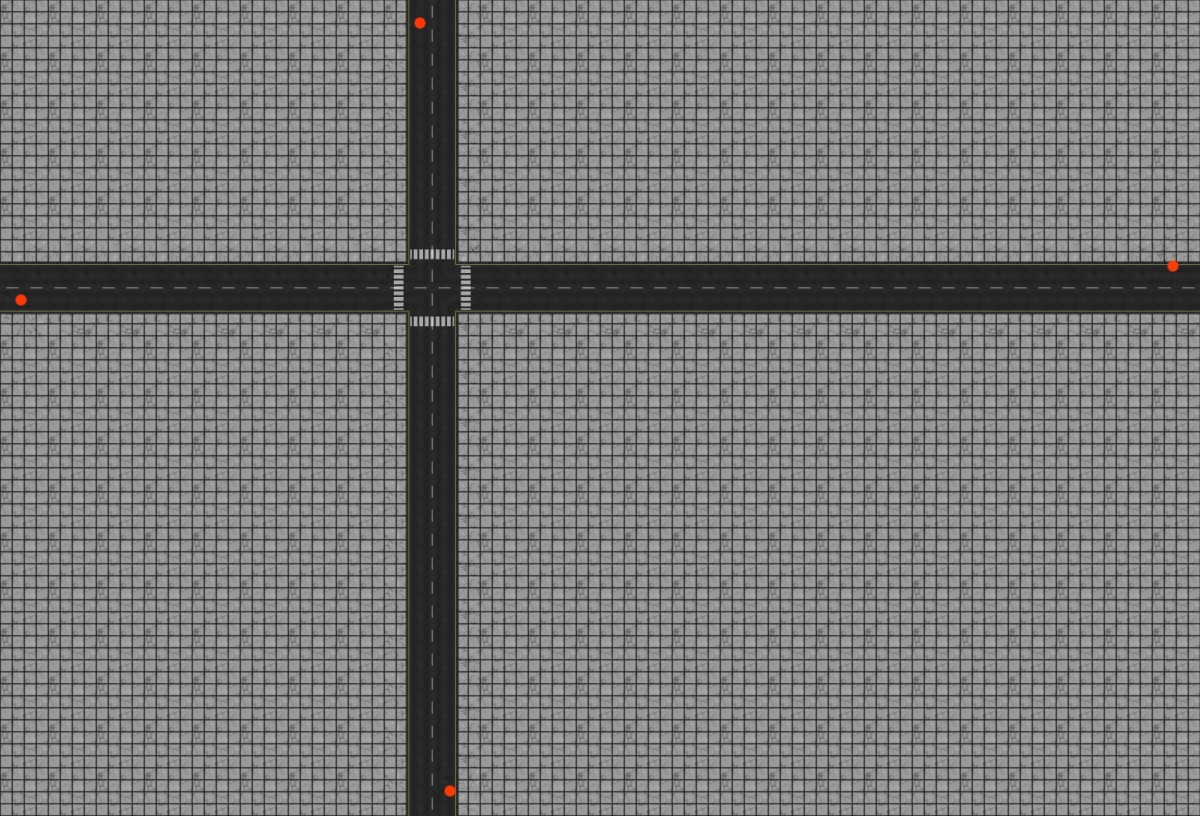

A 2D game scene composited from a Tiled map and its tileset images. What follows is a short description and the map's XML, with each tile layer's data collapsed to a summary:
An orthogonal 25x17 tile map with 48x48 px tiles, 1 tile layer (strassennetz).

<map version="1.0" orientation="orthogonal" width="25" height="17" tilewidth="48" tileheight="48">
 <tileset firstgid="1" source="roads.tsx" />
 <layer name="strassennetz" width="25" height="17">
  <data>[425 cells, 425 non-empty, 13 distinct tile ids]</data>
 </layer>
</map>
